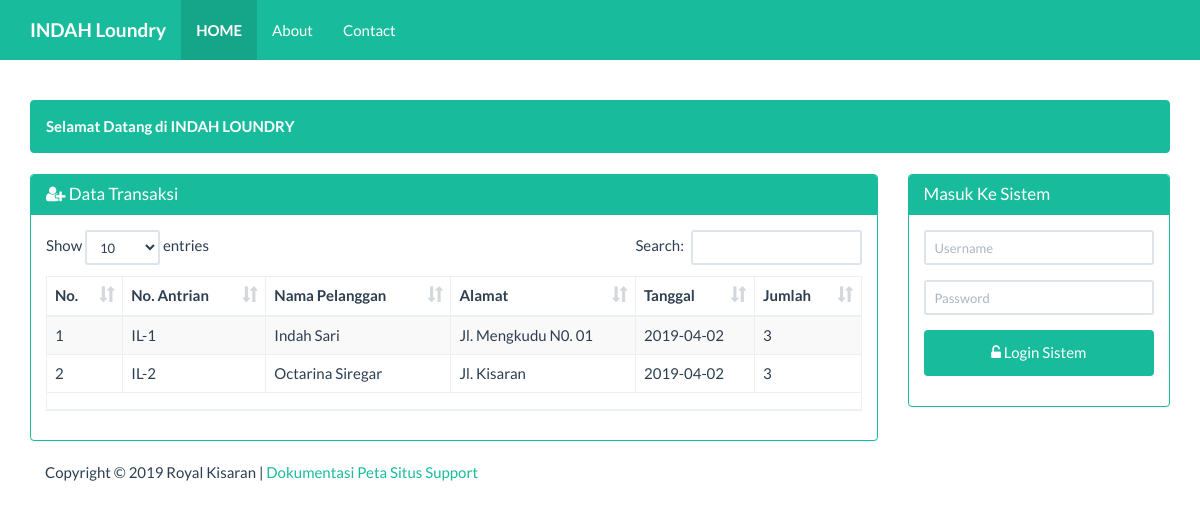
The page / on the database its author committed.
### tables this page shows
CREATE TABLE IF NOT EXISTS `transaksi` (
  `id` int(11) NOT NULL AUTO_INCREMENT,
  `no_antrian` varchar(10) NOT NULL,
  `nama` varchar(25) NOT NULL,
  `alamat` varchar(50) NOT NULL,
  `tanggal` date NOT NULL,
  `jumlah_kg` int(11) NOT NULL,
  `jenis_deterjen` varchar(25) NOT NULL,
  `harga` int(10) NOT NULL,
  `total_harga` int(11) NOT NULL,
  `status_pembayaran` varchar(25) NOT NULL,
  PRIMARY KEY (`id`)
);

### beranda.php (the view, shortened to what this page needs)
<div class="container">
    <div class="row">
        <div class ="col-xs-12">
            <div class="alert alert-success">
                <strong>Selamat Datang di INDAH LOUNDRY</strong>
            </div>
        </div>
    </div>
    <div class="row">
        <div class="col-sm-9 col-xs-12">
        <div class="panel panel-success">
                <div class="panel-heading">
                    <h3 class="panel-title"><span class="fa fa-user-plus"></span> Data Transaksi</h3>
                </div>
                <div class="panel-body">
                    <table id="dtskripsi" class="table table-bordered table-striped table-hover">
                        <thead>
                            <tr>
                                <th>No.</th>
                                <th>No. Antrian</th>
                                <th>Nama Pelanggan</th>
                                <th>Alamat</th>
                                <th>Tanggal</th>
                                <th>Jumlah</th>
                            </tr>
                        </thead>
                        <tbody>
                            <?php
                            $sql = "SELECT * FROM transaksi";
                            $query = mysqli_query($koneksi, $sql) or die("SQL Anda Salah");
                            $nomor = 0;
                            while ($data = mysqli_fetch_array($query)) {
                                $nomor++;
                                ?>
                                <tr>
                                    <td><?= $nomor ?></td>
                                    <td><?= $data['no_antrian'] ?></td>
									<td><?= $data['nama'] ?></td>
									<td><?= $data['alamat'] ?></td>
									<td><?= $data['tanggal'] ?></td>
                                    <td><?= $data['jumlah_kg'] ?></td>
                                </tr>
                            <?php } ?>
                        </tbody>
                        <tfoot>
                            <tr>
                                <td colspan="7">
                                </td>
                            </tr>
                        </tfoot>
                    </table>
                </div>
            </div>
        </div>
        <div class="col-sm-3 col-xs-12">
            <?php if (isset($_SESSION['username'])) { ?>
            <div class="alert alert-info">
                <strong>Welcome <?=$_SESSION['nama']?></strong>
            </div>
            <?php
           } else { ?>
            <div class="panel panel-success">
                <div class="panel-heading">
                    <h3 class="panel-title">Masuk Ke Sistem</h3>
                </div>
                <div class="panel-body">
                    <form class="form-horizontal" action="proses_login.php" method="post">
                        <div class="form-group">
                            <div class="col-sm-12">
                                <input type="text" name="user" class="form-control input-sm"
                                   placeholder="Username" required="" autocomplete="off"/>
                            </div>
                        </div>
                        <div class="form-group">
                            <div class="col-sm-12">
                                <input type="password" name="pwd" class="form-control input-sm"
                                   placeholder="Password" required="" autocomplete="off"/>
                            </div>
                        </div>
                        <div class="form-group">
                            <div class="col-sm-12">
                                <button type="submit" name="login" value="login"
                                        class="btn btn-success btn-block"><span class="fa fa-unlock-alt"></span>
                                    Login Sistem
                                </button>
                            </div>
                    </form>
                </div>
            </div>
        </div>
            <?php } ?>
    </div>
</div>

### index.php (style rules this page uses)
body { margin-top:100px; }

### rows shown on the page
transaksi: no_antrian "IL-1", nama "Indah Sari", alamat "Jl. Mengkudu N0. 01", tanggal "2019-04-02", jumlah_kg "3"
transaksi: no_antrian "IL-2", nama "Octarina Siregar", alamat "Jl. Kisaran", tanggal "2019-04-02", jumlah_kg "3"
